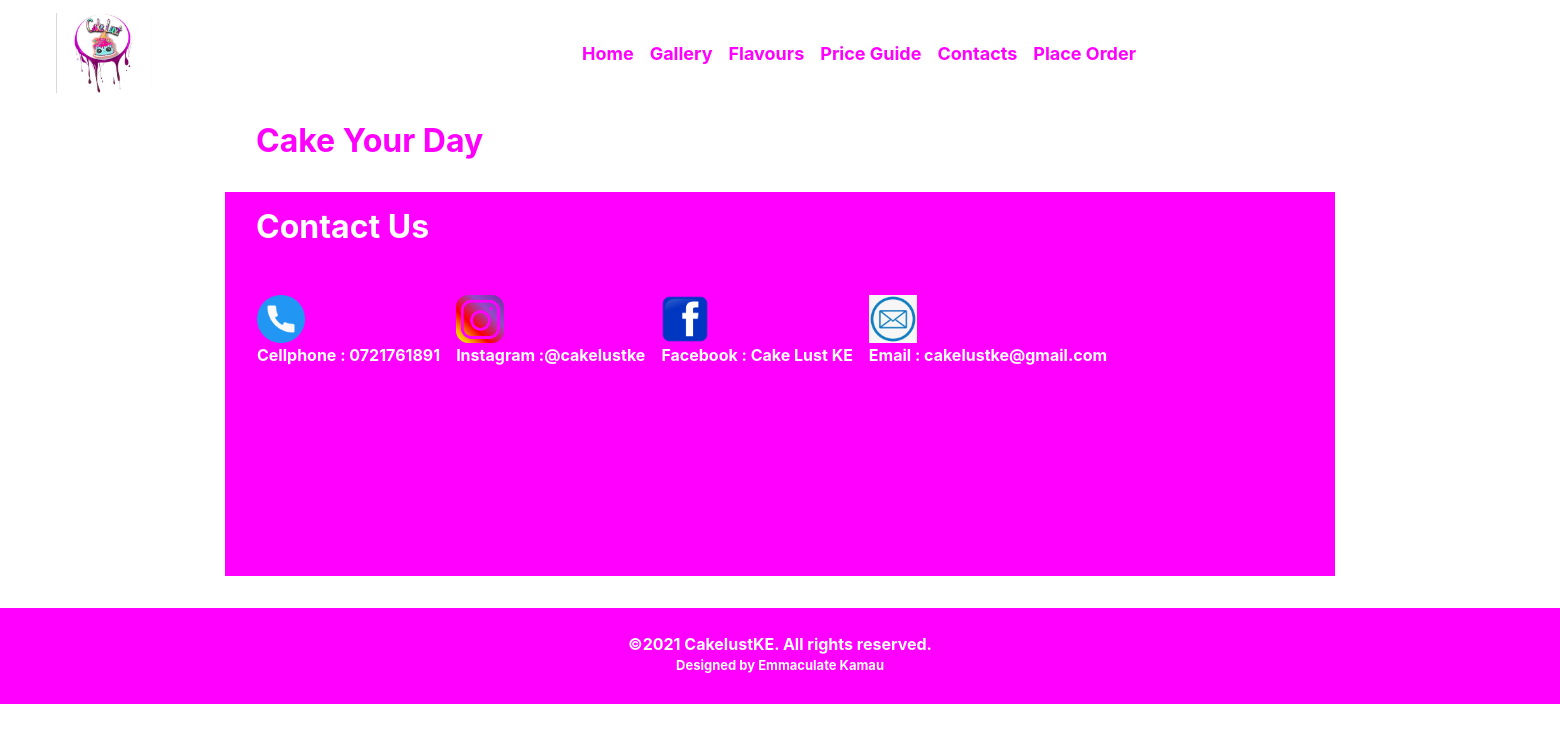
Before: /cakelust/gallery/ with the older database file.
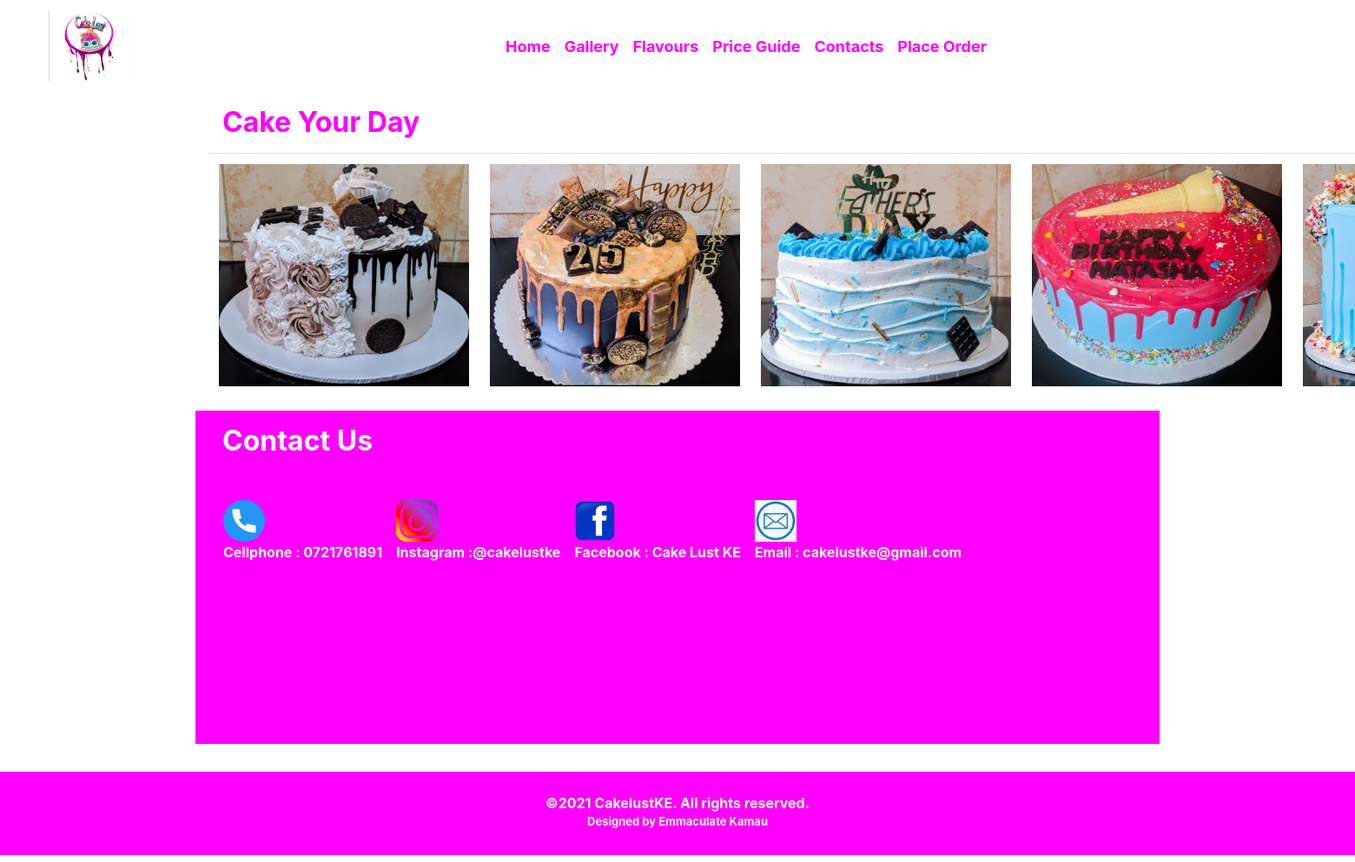
After: the same page with the newer database file.
### cakelust/models.py (models this page shows)
class Gallery(models.Model):
    cakename = models.ForeignKey('Cake', on_delete=models.SET_NULL, null=True)
    cakeimage = models.ImageField(blank=False,upload_to='media')

### cakelust/views.py (the view)
# urls.py: path('gallery/', views.gallery, name='gallery'),
def gallery(request):
    gallery = Gallery.objects.all().order_by('-id')
    context = {
        'gallery':gallery,
    }
    return render (request, 'cakelust/gallery.html', context=context)

### cakelust/templates/cakelust/gallery.html
{% extends "base.html" %}
{% block content %}
<div class="container">
    <h2>Cake Your Day</h2>
</div>
<div class="container">
    <table class="table">
        <tbody>
          <tr class="wrapper">
            {% for cake in gallery %}
            <td>
                <img class="images img-responsive" src=" {{ cake.cakeimage.url }}" />
            </td>
            {% endfor %}
          </tr>
        </tbody>
      </table>
</div>
{% include "contactus.html" %}
{% endblock %}

Changed rows visible on the page:
added Gallery: cakeimage (picture)
added Gallery: cakeimage (picture)
added Gallery: cakeimage (picture)
added Gallery: cakeimage (picture)
added Gallery: cakeimage (picture)
